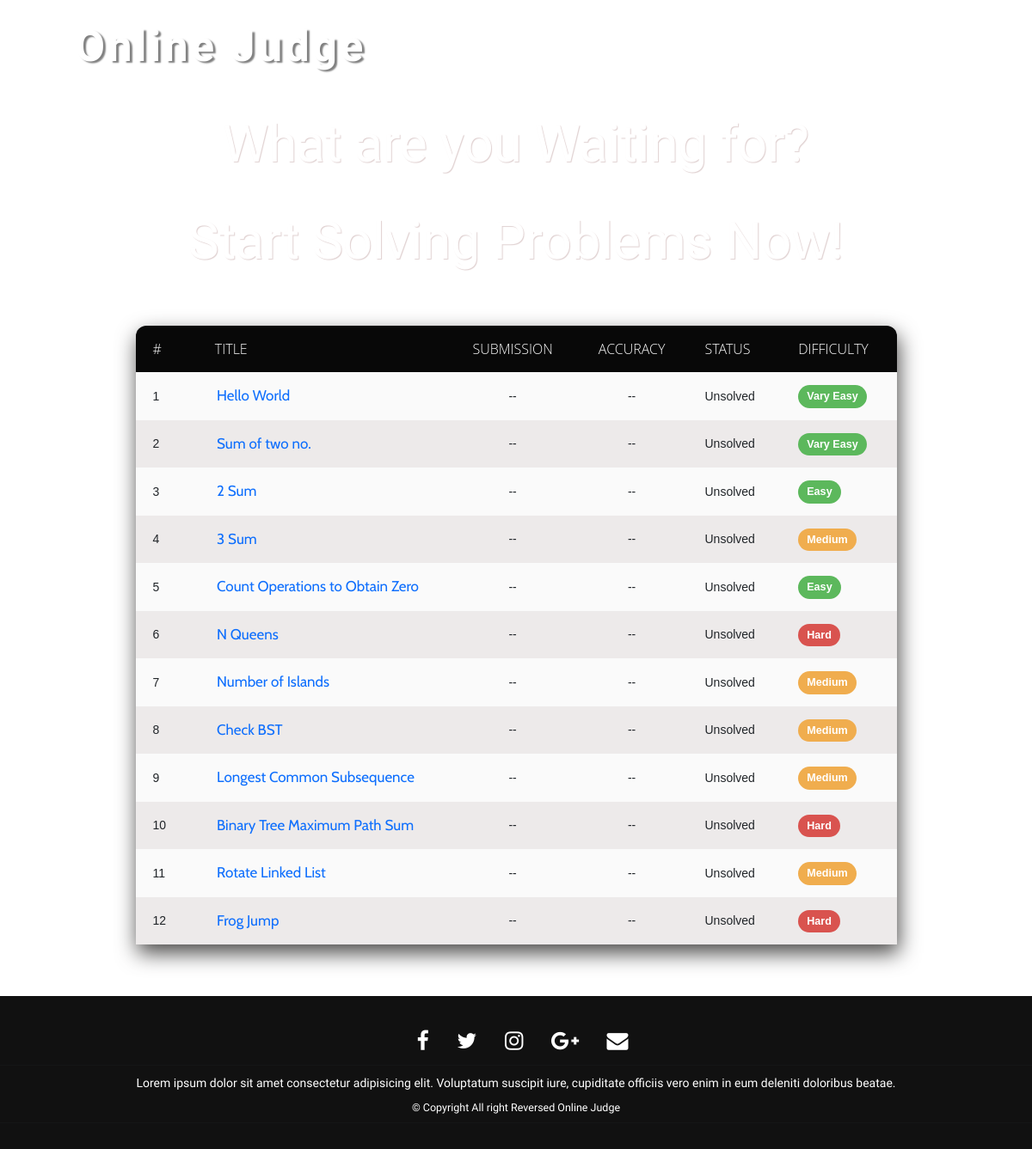
The page / on the database its author committed.
### Website_OJ/models.py (models this page shows)
class Problem(models.Model):
    problem_id = models.IntegerField(primary_key=True)
    title = models.CharField(max_length=200)
    statement = models.CharField(max_length=2000)
    difficulty = models.CharField(max_length=200)
    solved_status = models.CharField(max_length=200)
    def __str__(self):
        return self.title

### Website_OJ/views.py (the view)
# urls.py: 2. Add a URL to urlpatterns:  path('', views.home, name='home')
def home(request):
    json_data = Problem.objects.all()
    print(json_data)
    return render(request,'home.html',{'json_data':json_data})

### templates/home.html (shortened to what this page needs)
{% load static %}
<!doctype html>
<html lang="en">
  <head>
    <link href="https://cdn.jsdelivr.net/npm/bootstrap@5.2.0-beta1/dist/css/bootstrap.min.css" rel="stylesheet">
    <link rel="stylesheet" type="text/css" href="{% static 'css/home.css' %}">
    <link rel="stylesheet" type="text/css" href="{% static 'css/footer.css' %}">
  </head>
  <body>
        <nav class="nav">
          <div class="container">
              <div class="logo">
                  <a class="logo_oj" href="#">Online Judge</a>
              </div>
              <div id="mainListDiv" class="main_list">
                  <ul class="navlinks">
                      <li><a href="#">Problems</a></li>
                      <li><a href="#">Contest</a></li>
                      <li><a href="#">Leaderboard</a></li>
                      <li><a href="#">Login</a></li>
                      <li><a href="#">Signup</a></li>
                  </ul>
              </div>
          </div>
      </nav>
    <div class="main-div container">
    <div class="container heading-div">
        <h1 class="two-headings">What are you Waiting for?</h1>
        <h1 class="two-headings">Start Solving Problems Now!</h1>
    </div>
    <div class="container table-div">
    <table>
      <thead>
        <tr>
          <th scope="col">#</th>
          <th class="title-col" scope="col">Title</th>
          <th class="acc-sub" scope="col">Submission</th>
          <th class="acc-sub" scope="col">Accuracy</th>
          <th scope="col">Status</th>
          <th scope="col">Difficulty</th>
        </tr>
      </thead>
      <tbody>
        {% for obj in json_data %}
          <tr class="clickable" onclick="location.href='{% url 'problem' obj.problem_id %}'">
            <td class="table_data">{{obj.problem_id}}</td>
            <td class="table_data"><a class="prob-title" href="{% url 'problem' obj.problem_id %}">{{obj.title}}</a></td>
            <td class="table_data acc-sub">--</td>
            <td class="table_data acc-sub ">--</td>
            <td class="table_data">{{obj.solved_status}}</td>
            {% if obj.difficulty == "Easy" or obj.difficulty == "Vary Easy" %}
            <td class="table_data"><span class="difficulty difficulty-green">{{obj.difficulty}}</span></td>
            {% elif obj.difficulty == "Medium" %}
            <td class="table_data"><span class="difficulty difficulty-medium">{{obj.difficulty}}</span></td>
            {% elif obj.difficulty == "Hard" %}
            <td class="table_data"><span class="difficulty difficulty-hard">{{obj.difficulty}}</span></td>
            {% endif %}
          </tr>
        {% endfor %}
      </tbody>
    </table>
    </div>
    </div>
      <section id="footer">
        <div class="footer-div">
        <div class="col-xs-12 col-sm-12 col-md-12 mt-2 mt-sm-5">
          <ul class="list-unstyled list-inline social text-center">
            <li class="list-inline-item"><a href="https://www.fiverr.com/share/qb8D02"><i class="logo fa fa-facebook"></i></a></li>
            <li class="list-inline-item"><a href="https://www.fiverr.com/share/qb8D02"><i class="logo fa fa-twitter"></i></a></li>
            <li class="list-inline-item"><a href="https://www.fiverr.com/share/qb8D02"><i class="logo fa fa-instagram"></i></a></li>
            <li class="list-inline-item"><a href="https://www.fiverr.com/share/qb8D02"><i class="logo fa fa-google-plus"></i></a></li>
            <li class="list-inline-item"><a href="https://www.fiverr.com/share/qb8D02" target="_blank"><i class="logo fa fa-envelope"></i></a></li>
          </ul>
        </div>
        <hr>
        <div class="text-center text-white footer-text">
          <p>Lorem ipsum dolor sit amet consectetur adipisicing elit. Voluptatum suscipit iure, cupiditate officiis vero enim in eum deleniti doloribus beatae.</p>
          <p class="h5">© Copyright All right Reversed Online Judge</p>
        </div>
        <hr>
      </div>
    </section>
</body>
</html>

### static/css/home.css (style rules this page uses)
html, body { margin: 0; padding: 0; box-sizing: border-box; font-family: 'Signika Negative', sans-serif; font-size: 62.5%; font-size: 10px; }
.nav { width: 100%; height: 65px; position: fixed; line-height: 65px; text-align: center; }
.nav div.logo { float: left; width: auto; height: auto; padding-left: 3rem; }
.nav div.logo a { text-decoration: none; color: #fff; font-size: 5rem; font-family: "Rancho", sans-serif; letter-spacing: 0.07em; font-weight: 600; text-shadow: 3px 1.8px 1.7px gray; }
.nav div.main_list { height: 65px; float: right; }
.nav div.main_list ul { width: 100%; height: 65px; display: flex; list-style: none; margin: 0; padding: 0; }
.nav div.main_list ul li { width: auto; height: 65px; padding: 0; padding-right: 5rem; }
.nav div.main_list ul li a { text-decoration: none; color: #fff; line-height: 65px; font-size: 2.4rem; }
.nav { padding-top: 20px; padding-bottom: 20px; -webkit-transition: all 0.4s ease; transition: all 0.4s ease; z-index: 2; }
.main-div { padding: 5% 10%; }
.heading-div { margin-top: 7%; margin-bottom: 4%; }
.two-headings { font-size: 6rem; color: #fff; line-height: 9rem; text-shadow: 1px 1px 1px rgb(224, 209, 209); padding-bottom: 2%; text-align: center; }
table { position: relative; border-collapse: collapse; border-spacing: 0; box-shadow: 2px 10px 25px rgb(74, 73, 72); border-radius: 12px 12px 0 0; overflow: hidden; width: 100%; }
td , th { padding: 15px 20px; }
th { background-color: #080808; color: #fafafa; font-family: 'Open Sans',Sans-serif; font-weight: 200; text-transform: uppercase; font-size: 1.6rem; }
tr { width: 100%; background-color: #fafafa; font-family: 'Montserrat', sans-serif; font-size: 1.4rem; }
tr:nth-child(even) { background-color: #edeaea; }
.title-col { padding-left: 3.5%; }
.acc-sub { text-align: center; }
.prob-title { text-decoration: none; font-size: 1.7rem; font-family: 'Cabin', sans-serif; padding-left: 5%; }
.difficulty-green { background-color: #5cb85c; }
.difficulty-medium { background-color: #f0ad4e; }
.difficulty-hard { background-color: #d9534f; }
.difficulty { display: inline; padding: 0.5em 0.8em 0.5em; font-size: 90%; font-weight: 700; line-height: 1; color: #fff; text-align: center; white-space: nowrap; vertical-align: baseline; border-radius: 3em; }

### static/css/footer.css (style rules this page uses)
#footer { padding-top: 5px; padding-bottom: 20px; }
#footer { background: #111 !important; }
#footer a { color: #ffffff; text-decoration: none !important; background-color: transparent; -webkit-text-decoration-skip: objects; }
#footer ul.social li { padding: 3px 0; }
#footer ul.social li a i { margin-right: 5px; font-size:25px; -webkit-transition: .5s all ease; -moz-transition: .5s all ease; transition: .5s all ease; }
#footer ul.social li a, #footer ul.quick-links li a { color:#ffffff; }
.footer-text { font-size: 1.8rem; }
.logo { margin: 2px 20px; }
.footer-text { font-size: 1.4rem; }

### rows shown on the page
Problem: problem_id "1", title "Hello World", solved_status "Unsolved", difficulty "Vary Easy"
Problem: problem_id "2", title "Sum of two no.", solved_status "Unsolved", difficulty "Vary Easy"
Problem: problem_id "3", title "2 Sum", solved_status "Unsolved", difficulty "Easy"
Problem: problem_id "4", title "3 Sum", solved_status "Unsolved", difficulty "Medium"
Problem: problem_id "5", title "Count Operations to Obtain Zero", solved_status "Unsolved", difficulty "Easy"
Problem: problem_id "6", title "N Queens", solved_status "Unsolved", difficulty "Hard"
Problem: problem_id "7", title "Number of Islands", solved_status "Unsolved", difficulty "Medium"
Problem: problem_id "8", title "Check BST", solved_status "Unsolved", difficulty "Medium"
Problem: problem_id "9", title "Longest Common Subsequence", solved_status "Unsolved", difficulty "Medium"
Problem: problem_id "10", title "Binary Tree Maximum Path Sum", solved_status "Unsolved", difficulty "Hard"
Problem: problem_id "11", title "Rotate Linked List", solved_status "Unsolved", difficulty "Medium"
Problem: problem_id "12", title "Frog Jump", solved_status "Unsolved", difficulty "Hard"
